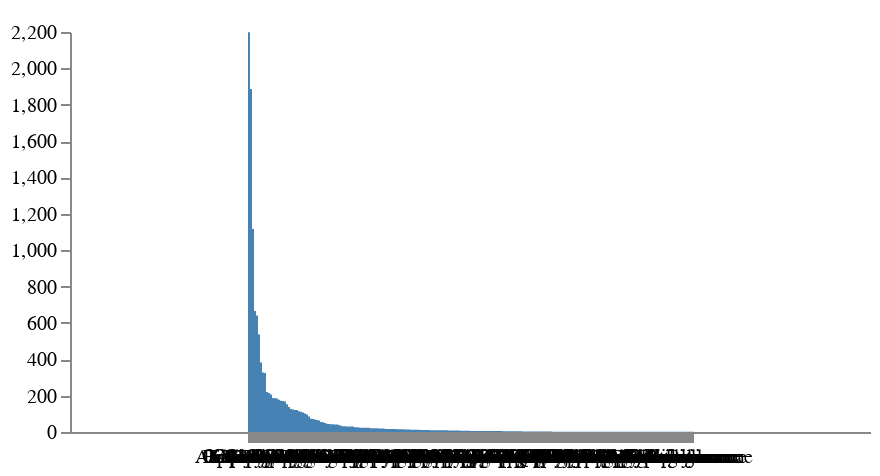

Write a Vega-Lite specification for this figure.
### Vega specification from a JSON file in a GitHub repository (floating-point values rounded to 4 significant figures; data arrays with more than 128 entries replaced by an {"elided": "..."} marker saying what was removed)
{"$schema": "https://vega.github.io/schema/vega/v5.json", "description": "Bar chart of species counts by Family", "width": 400, "height": 200, "padding": 5, "data": [{"name": "table", "values": {"elided": "223 records"}}], "scales": [{"name": "xscale", "type": "band", "domain": {"data": "table", "field": "Family"}, "range": "width", "padding": 0.05, "round": true}, {"name": "yscale", "domain": {"data": "table", "field": "Count"}, "nice": true, "range": "height"}], "axes": [{"orient": "bottom", "scale": "xscale"}, {"orient": "left", "scale": "yscale"}], "marks": [{"type": "rect", "from": {"data": "table"}, "encode": {"enter": {"x": {"scale": "xscale", "field": "Family"}, "width": {"scale": "xscale", "band": 1}, "y": {"scale": "yscale", "field": "Count"}, "y2": {"scale": "yscale", "value": 0}}, "update": {"fill": {"value": "#4682b4"}}, "hover": {"fillOpacity": {"value": 0.7}}}}, {"type": "text", "encode": {"enter": {"align": {"value": "center"}, "baseline": {"value": "bottom"}, "fill": {"value": "#333"}}, "update": {"x": {"scale": "xscale", "field": "Family", "band": 0.5}, "y": {"scale": "yscale", "field": "Count", "offset": -2}, "text": {"field": "Count"}, "fillOpacity": [{"test": "datum.Count > 0", "value": 1}, {"value": 0}]}}}]}
